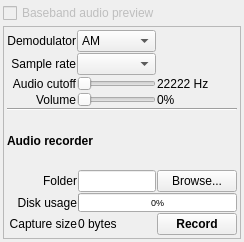
<?xml version="1.0" encoding="UTF-8"?>
<ui version="4.0">
 <class>AudioPanel</class>
 <widget class="QWidget" name="AudioPanel">
  <property name="geometry">
   <rect>
    <x>0</x>
    <y>0</y>
    <width>244</width>
    <height>242</height>
   </rect>
  </property>
  <property name="sizePolicy">
   <sizepolicy hsizetype="Preferred" vsizetype="Fixed">
    <horstretch>0</horstretch>
    <verstretch>0</verstretch>
   </sizepolicy>
  </property>
  <property name="windowTitle">
   <string>Form</string>
  </property>
  <layout class="QGridLayout" name="gridLayout_2">
   <property name="leftMargin">
    <number>3</number>
   </property>
   <property name="topMargin">
    <number>3</number>
   </property>
   <property name="rightMargin">
    <number>3</number>
   </property>
   <property name="bottomMargin">
    <number>3</number>
   </property>
   <property name="spacing">
    <number>3</number>
   </property>
   <item row="0" column="0">
    <widget class="QCheckBox" name="audioPreviewCheck">
     <property name="enabled">
      <bool>false</bool>
     </property>
     <property name="text">
      <string>Baseband audio preview</string>
     </property>
    </widget>
   </item>
   <item row="1" column="0">
    <widget class="QFrame" name="frame">
     <property name="sizePolicy">
      <sizepolicy hsizetype="Preferred" vsizetype="Preferred">
       <horstretch>0</horstretch>
       <verstretch>0</verstretch>
      </sizepolicy>
     </property>
     <property name="frameShape">
      <enum>QFrame::StyledPanel</enum>
     </property>
     <property name="frameShadow">
      <enum>QFrame::Raised</enum>
     </property>
     <layout class="QGridLayout" name="gridLayout">
      <property name="leftMargin">
       <number>3</number>
      </property>
      <property name="topMargin">
       <number>3</number>
      </property>
      <property name="rightMargin">
       <number>3</number>
      </property>
      <property name="bottomMargin">
       <number>3</number>
      </property>
      <property name="spacing">
       <number>1</number>
      </property>
      <item row="3" column="3">
       <widget class="QLabel" name="volumeLabel">
        <property name="text">
         <string>0%</string>
        </property>
       </widget>
      </item>
      <item row="1" column="1" colspan="2">
       <widget class="QComboBox" name="sampleRateCombo"/>
      </item>
      <item row="2" column="0">
       <widget class="QLabel" name="label_2">
        <property name="text">
         <string>Audio cutoff</string>
        </property>
        <property name="alignment">
         <set>Qt::AlignRight|Qt::AlignTrailing|Qt::AlignVCenter</set>
        </property>
       </widget>
      </item>
      <item row="2" column="1" colspan="2">
       <widget class="QSlider" name="cutoffSlider">
        <property name="orientation">
         <enum>Qt::Horizontal</enum>
        </property>
        <property name="tickPosition">
         <enum>QSlider::NoTicks</enum>
        </property>
        <property name="tickInterval">
         <number>3</number>
        </property>
       </widget>
      </item>
      <item row="6" column="3">
       <widget class="QPushButton" name="saveButton">
        <property name="text">
         <string>Browse...</string>
        </property>
       </widget>
      </item>
      <item row="8" column="0" colspan="2">
       <widget class="QLabel" name="label_30">
        <property name="text">
         <string>Capture size</string>
        </property>
        <property name="alignment">
         <set>Qt::AlignRight|Qt::AlignTrailing|Qt::AlignVCenter</set>
        </property>
       </widget>
      </item>
      <item row="7" column="2" colspan="2">
       <widget class="QProgressBar" name="diskUsageProgress">
        <property name="styleSheet">
         <string notr="true">font-size: 7pt;</string>
        </property>
        <property name="value">
         <number>0</number>
        </property>
       </widget>
      </item>
      <item row="0" column="0">
       <widget class="QLabel" name="label">
        <property name="text">
         <string>Demodulator</string>
        </property>
        <property name="alignment">
         <set>Qt::AlignRight|Qt::AlignTrailing|Qt::AlignVCenter</set>
        </property>
       </widget>
      </item>
      <item row="7" column="0" colspan="2">
       <widget class="QLabel" name="label_31">
        <property name="text">
         <string>Disk usage</string>
        </property>
        <property name="alignment">
         <set>Qt::AlignRight|Qt::AlignTrailing|Qt::AlignVCenter</set>
        </property>
       </widget>
      </item>
      <item row="2" column="3">
       <widget class="QLabel" name="cutoffLabel">
        <property name="minimumSize">
         <size>
          <width>62</width>
          <height>0</height>
         </size>
        </property>
        <property name="text">
         <string>22222 Hz</string>
        </property>
       </widget>
      </item>
      <item row="0" column="1" colspan="2">
       <widget class="QComboBox" name="demodCombo">
        <item>
         <property name="text">
          <string>AM</string>
         </property>
        </item>
        <item>
         <property name="text">
          <string>FM</string>
         </property>
        </item>
        <item>
         <property name="text">
          <string>USB</string>
         </property>
        </item>
        <item>
         <property name="text">
          <string>LSB</string>
         </property>
        </item>
       </widget>
      </item>
      <item row="6" column="2">
       <widget class="QLineEdit" name="savePath">
        <property name="readOnly">
         <bool>true</bool>
        </property>
       </widget>
      </item>
      <item row="4" column="0" colspan="4">
       <widget class="Line" name="line">
        <property name="orientation">
         <enum>Qt::Horizontal</enum>
        </property>
       </widget>
      </item>
      <item row="3" column="1" colspan="2">
       <widget class="QSlider" name="volumeSlider">
        <property name="maximum">
         <number>100</number>
        </property>
        <property name="orientation">
         <enum>Qt::Horizontal</enum>
        </property>
        <property name="tickPosition">
         <enum>QSlider::NoTicks</enum>
        </property>
        <property name="tickInterval">
         <number>3</number>
        </property>
       </widget>
      </item>
      <item row="8" column="2">
       <widget class="QLabel" name="captureSizeLabel">
        <property name="text">
         <string>0 bytes</string>
        </property>
       </widget>
      </item>
      <item row="6" column="0" colspan="2">
       <widget class="QLabel" name="label_28">
        <property name="text">
         <string>Folder</string>
        </property>
        <property name="alignment">
         <set>Qt::AlignRight|Qt::AlignTrailing|Qt::AlignVCenter</set>
        </property>
       </widget>
      </item>
      <item row="8" column="3">
       <widget class="QPushButton" name="recordStartStopButton">
        <property name="styleSheet">
         <string notr="true">font-weight: bold;</string>
        </property>
        <property name="text">
         <string>Record</string>
        </property>
        <property name="checkable">
         <bool>true</bool>
        </property>
       </widget>
      </item>
      <item row="3" column="0">
       <widget class="QLabel" name="label_6">
        <property name="text">
         <string>Volume</string>
        </property>
        <property name="alignment">
         <set>Qt::AlignRight|Qt::AlignTrailing|Qt::AlignVCenter</set>
        </property>
       </widget>
      </item>
      <item row="1" column="0">
       <widget class="QLabel" name="label_4">
        <property name="text">
         <string>Sample rate</string>
        </property>
        <property name="alignment">
         <set>Qt::AlignRight|Qt::AlignTrailing|Qt::AlignVCenter</set>
        </property>
       </widget>
      </item>
      <item row="5" column="0" colspan="4">
       <widget class="QLabel" name="label_3">
        <property name="font">
         <font>
          <weight>75</weight>
          <bold>true</bold>
         </font>
        </property>
        <property name="text">
         <string>Audio recorder</string>
        </property>
       </widget>
      </item>
     </layout>
    </widget>
   </item>
  </layout>
 </widget>
 <resources/>
 <connections/>
</ui>
